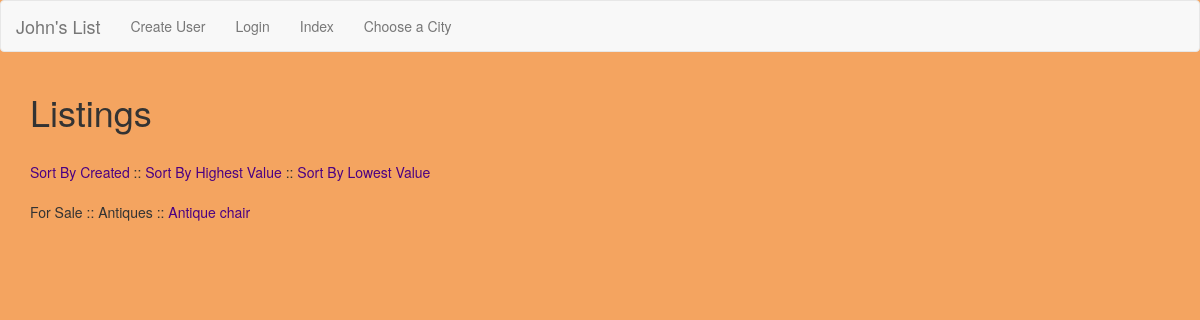
/1/, run on the app's committed database.
### craigs_list/models.py (models this page shows, shortened)
class Listing(models.Model):
    listing_category = models.ForeignKey(Category)
    listing_subcategory = models.ForeignKey(SubCategory)
    city = models.CharField(max_length=30, choices=CITY_CHOICES, default=GREENVILLE)
    title = models.CharField(max_length=30)
    description = models.TextField()
    value = models.CharField(max_length=30)
    user = models.ForeignKey(User)
    created = models.DateTimeField(auto_now_add=True)
    photo = models.ImageField(upload_to="listing_photos", null=True, blank=True, verbose_name="Listing Photo")

class Category(models.Model):
    name = models.CharField(max_length=30)
    def __str__(self):
        return self.name

class SubCategory(models.Model):
    category = models.ForeignKey(Category, related_name="subcategories")
    subcategory_name = models.CharField(max_length=30)
    def __str__(self):
        return self.subcategory_name

### craigs_list/views.py (the view)
# urls.py: url(r'^(?P<pk>\d+)/$', SubCategoryListingView.as_view(), name='subcategory_listing_view'),
class SubCategoryListingView(ListView):
    def get_queryset(self, **kwargs):
        category_id = self.kwargs.get('pk', None)
        return Listing.objects.filter(listing_subcategory_id=category_id)

### templates/craigs_list/listing_list.html (shortened to what this page needs)
{% extends "base.html" %}
    {% block content %}
    <h1>Listings</h1>
    <br>
    {% for listing in object_list  %}
    <a href="{% url 'sort_by_created_view' listing.listing_subcategory.pk %}">Sort By Created</a> ::
    <a href="{% url 'sort_by_highest_view' listing.listing_subcategory.pk %}">Sort By Highest Value</a> ::
    <a href="{% url 'sort_by_lowest_view' listing.listing_subcategory.pk %}">Sort By Lowest Value</a>
    {% endfor %}
    <br>
    <br>
    {% for listing in object_list %}
    {{ listing.listing_category}} ::
    {{ listing.listing_subcategory}} ::
      <a href="{% url 'listing_detailed_view' listing.pk %}">{{ listing.title }}</a>
    {% endfor %}
    {% endblock %}

### craigs_list/static/craigs_list/css/craigs_list.css (style rules this page uses)
a { color: indigo; }

### data on the page
Listing: listing_category "For Sale", listing_subcategory "Antiques", title "Antique chair"
